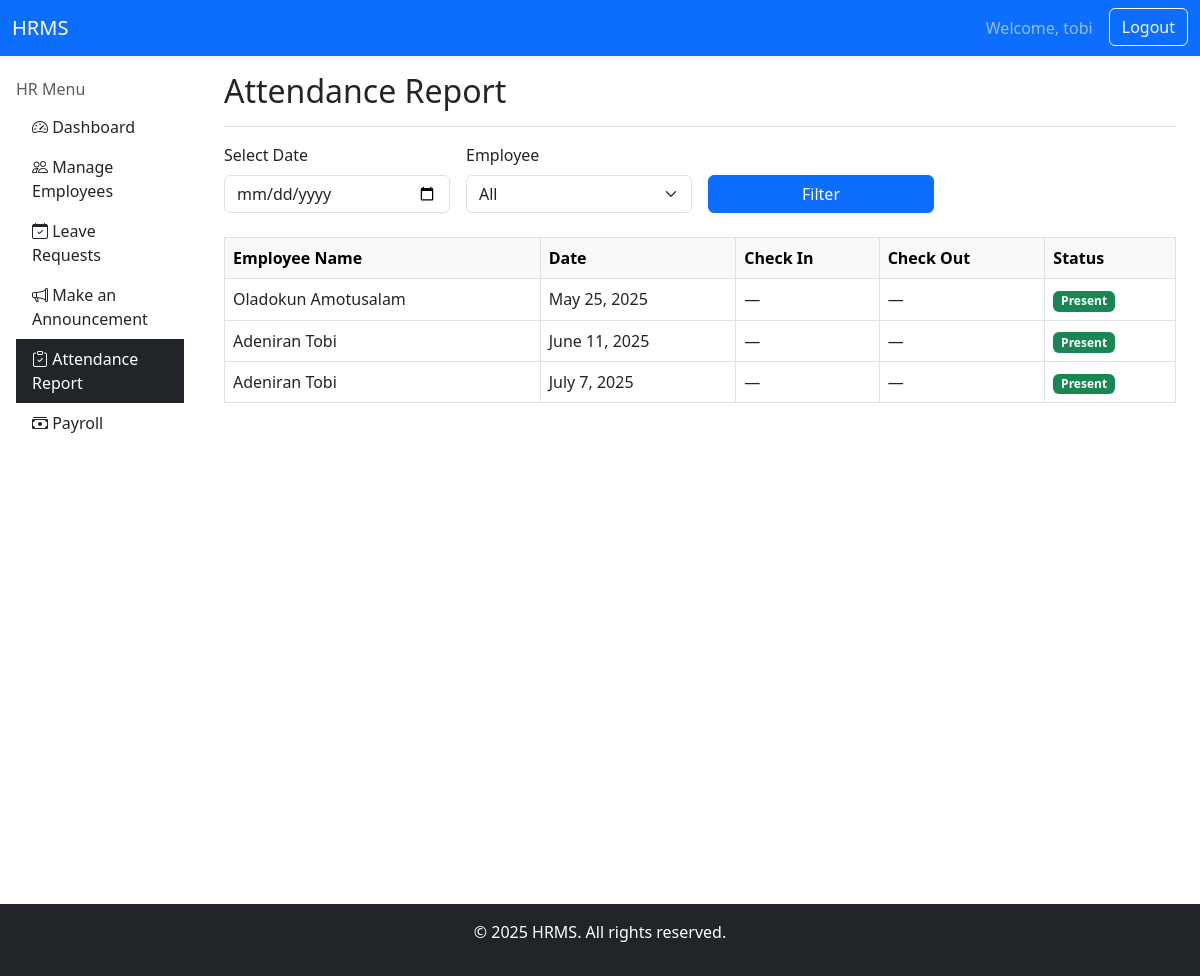
Page /attendance-report/ (signed in) on the earlier database version.
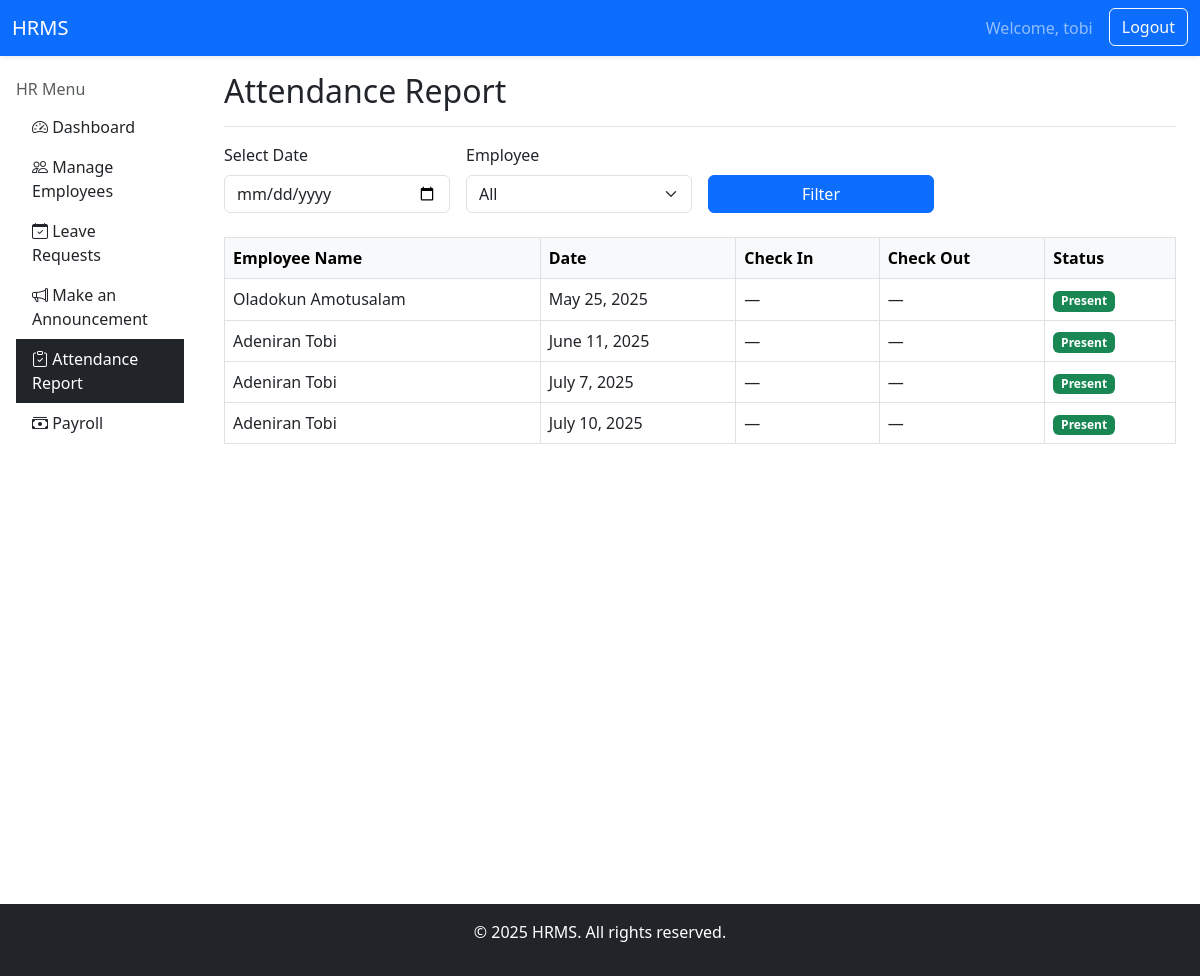
Same page on the later database version.
### core/models.py (models this page shows, shortened)
class Attendance(models.Model):
    STATUS_CHOICES = [
        ('Present', 'Present'),
        ('Absent', 'Absent'),
    ]
    employee = models.ForeignKey(User, on_delete=models.CASCADE)
    date = models.DateField()
    status = models.CharField(max_length=10, choices=STATUS_CHOICES)
    class Meta:
        unique_together = ('employee', 'date')

### core/views.py (the view)
# urls.py: path('attendance-report/', views.attendance_report, name='attendance_report'),
@login_required
def attendance_report(request):
    date = request.GET.get('date')
    username = request.GET.get('employee')
    records = Attendance.objects.all()
    if date:
        records = records.filter(date=date)
    if username:
        records = records.filter(employee__username=username)
    context = {
        'attendance_records': records,
        'employees': Employee.objects.all(),
    }
    return render(request, 'core/attendance_report.html', context)

### templates/core/attendance_report.html (shortened to what this page needs)
{% extends 'core/base.html' %}
{% block brand_link %}
<a class="navbar-brand" href="{% url 'hr_dashboard' %}">HRMS</a>
{% endblock %}
{% block content %}
{% include "core/sidebar.html" %}
    <main class="col-md-9 ms-sm-auto col-lg-10 px-md-4 mt-3">
        <div class="d-flex justify-content-between flex-wrap flex-md-nowrap align-items-center pb-2 mb-3 border-bottom">
            <h2>Attendance Report</h2>
        </div>
        <form method="get" class="row g-3 mb-4">
            <div class="col-md-3">
                <label for="date" class="form-label">Select Date</label>
                <input type="date" name="date" id="date" class="form-control" value="{{ request.GET.date }}">
            </div>
            <div class="col-md-3">
                <label for="employee" class="form-label">Employee</label>
                <select name="employee" id="employee" class="form-select">
                    <option value="">All</option>
                </select>
            </div>
            <div class="col-md-3 align-self-end">
                <button type="submit" class="btn btn-primary w-100">Filter</button>
            </div>
        </form>
        <div class="table-responsive">
            <table class="table table-bordered table-hover">
                <thead class="table-light">
                    <tr>
                        <th>Employee Name</th>
                        <th>Date</th>
                        <th>Check In</th>
                        <th>Check Out</th>
                        <th>Status</th>
                    </tr>
                </thead>
                <tbody>
                    {% if attendance_records %}
                        {% for record in attendance_records %}
                            <tr>
                                <td>{{ record.employee.get_full_name }}</td>
                                <td>{{ record.date }}</td>
                                <td>{{ record.check_in|default:"—" }}</td>
                                <td>{{ record.check_out|default:"—" }}</td>
                                <td>
                                    {% if record.status == 'Present' %}
                                        <span class="badge bg-success">Present</span>
                                    {% elif record.status == 'Absent' %}
                                        <span class="badge bg-danger">Absent</span>
                                    {% else %}
                                        <span class="badge bg-secondary">{{ record.status }}</span>
                                    {% endif %}
                                </td>
                            </tr>
                        {% endfor %}
                    {% else %}
                        <tr>
                            <td colspan="5" class="text-center">No attendance records found.</td>
                        </tr>
                    {% endif %}
                </tbody>
            </table>
        </div>
    </main>
{% endblock %}

Differences in the rows shown:
added Attendance: employee.get_full_name "Adeniran Tobi", date "July 10, 2025", check_in "—", check_out "—", status "Present"
